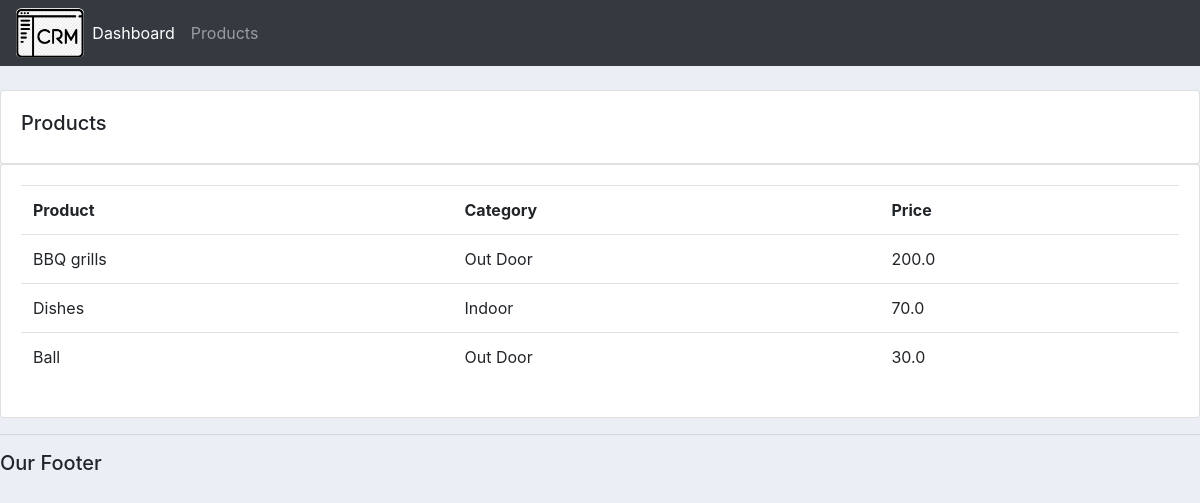
Screenshot of /products/ with the database file from the repository.
### account/models.py (models this page shows, shortened)
class Product(models.Model):
    CATEGORY = (
        ('Indoor','Indoor'),
        ('Out Door','Out Door'),
    )
    name = models.CharField(max_length=200, null=True)
    price = models.FloatField(null=True)
    category = models.CharField(max_length=200, null=True, choices=CATEGORY)
    description = models.CharField(max_length=200, null=True, blank=True)
    date_created = models.DateTimeField(auto_now_add=True, null=True)
    tag = models.ManyToManyField(Tag)

### account/views.py (the view)
# urls.py: path('products/', views.products, name='products'),
def products(request):
    products = Product.objects.all()
    return render(request, 'account/products.html', {'products': products})

### account/templates/account/products.html
{% extends 'account/main.html' %}
{% block content %}
		<br>
		<div class="row">
			<div class="col-md">
				<div class="card card-body">
					<h5>Products</h5>
				</div>
				<div class="card card-body">
					<table class="table">
						<tr>
							<th>Product</th>
							<th>Category</th>
							<th>Price</th>
						</tr>
						{% for i in products %}
							<tr>
								<td>{{ i.name }}</td>
								<td>{{ i.category }}</td>
								<td>{{ i.price }}</td>
							</tr>
						{% endfor %}
					</table>
				</div>
			</div>
		</div>
{% endblock content %}

### static/css/main.css (style rules this page uses)
body { background-color: #ebeff5; }

### rows the page displays
Product: name "BBQ grills", category "Out Door", price "200.0"
Product: name "Dishes", category "Indoor", price "70.0"
Product: name "Ball", category "Out Door", price "30.0"
